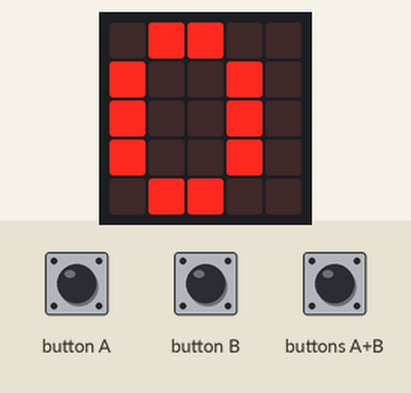
This program was run on a simulated BBC micro:bit (MakeCode). On the bench: the board's 5×5 LED display. The test bench sets the inputs (shaded band).

Above: at 1.8 s.
1.9 s: button A pressed for 0.95 s
At 4.0 s:
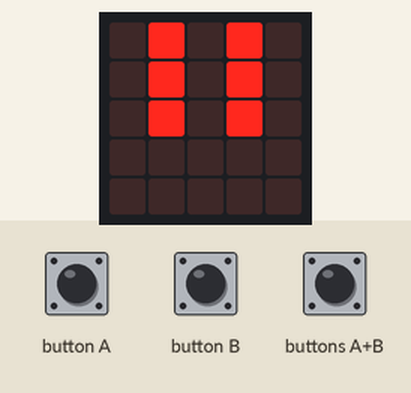
4.4 s: button B pressed for 3.2 s
At 8.4 s:
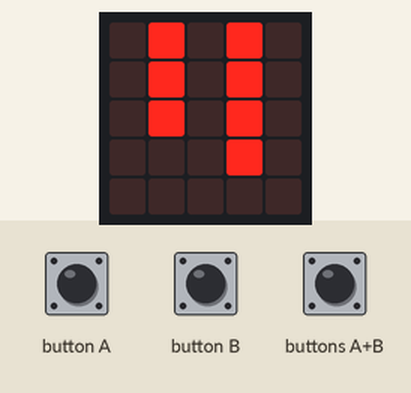
9.1 s: button A pressed for 0.95 s
At 9.4 s:
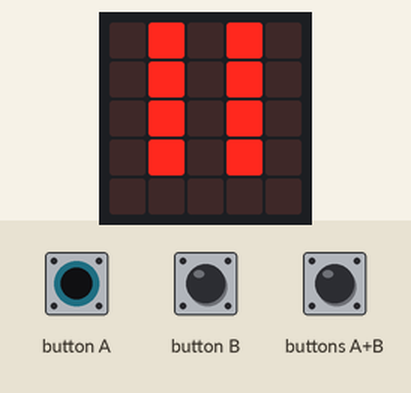
11.6 s: button A pressed for 3.2 s
At 12.1 s:
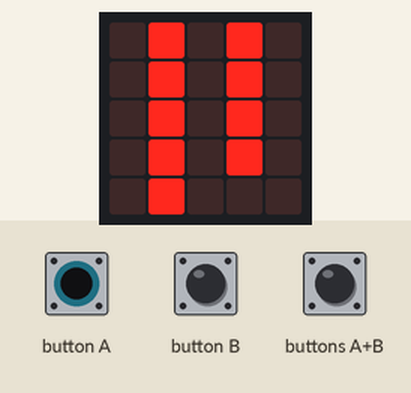
16.3 s: button B pressed for 0.95 s
At 16.6 s:
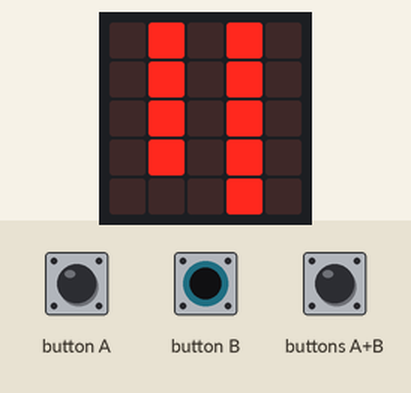
18.7 s: buttons A+B pressed for 0.95 s
At 19.2 s:
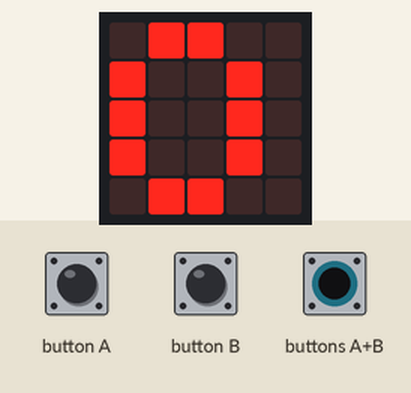
Timing chart, 0 to 21.7 s (numbered marks = the images above; inputs shaded):
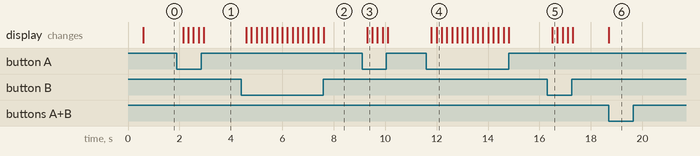

The program:

main.ts
```typescript
function VisuVitesse (Vit1: number, Vit2: number) {
    for (let index = 0; index <= 4; index++) {
        if (index <= Vit1) {
            led.plot(1, index)
        }
        if (index <= Vit2) {
            led.plot(3, index)
        }
    }
}
function ModifVitesse () {
    basic.clearScreen()
    // basic.show_string("A+B=ok")
    while (!(input.buttonIsPressed(Button.AB))) {
        VisuVitesse(VitPos, VitNeg)
        if (input.buttonIsPressed(Button.A)) {
            VitPos += 1
            basic.pause(200)
            if (VitPos >= 5) {
                VitPos = 0
                basic.clearScreen()
            }
        }
        if (input.buttonIsPressed(Button.B)) {
            VitNeg += 1
            basic.pause(200)
            if (VitNeg >= 5) {
                VitNeg = 0
                basic.clearScreen()
            }
        }
    }
}
function Genere () {
    while (!(input.buttonIsPressed(Button.A))) {
        pins.digitalWritePin(DigitalPin.P1, 1)
        pins.digitalWritePin(DigitalPin.P2, 0)
        basic.showNumber(1)
        basic.pause(1000 * VitPos)
        pins.digitalWritePin(DigitalPin.P1, 0)
        pins.digitalWritePin(DigitalPin.P2, 1)
        basic.showNumber(2)
        basic.pause(1000 * VitNeg)
    }
}
let VitNeg = 0
let VitPos = 0
basic.showIcon(IconNames.Chessboard)
VitPos = 3
VitNeg = 2
// basic.show_string("v1")
basic.forever(function () {
    if (input.buttonIsPressed(Button.A)) {
        ModifVitesse()
    }
    if (input.buttonIsPressed(Button.B)) {
        Genere()
    }
    basic.showNumber(0)
})
```

test.ts
```typescript
// les tests vont ici ; cela ne sera pas compilé si ce paquet est utilisé en tant qu'extension.
```

Measured:
- after the input at 1.9 s, the display: first changes after 0.24 s (image 1 shows a later state)
- after the input at 4.4 s, the display: changes after 0.20 s (image 2)
- after the input at 9.1 s, the display: changes after 0.20 s (image 3)
- after the input at 11.6 s, the display: first changes after 0.20 s (image 4 shows a later state)
- after the input at 16.3 s, the display: changes after 0.20 s (image 5)
- after the input at 18.7 s, the display: changes at once (image 6)
